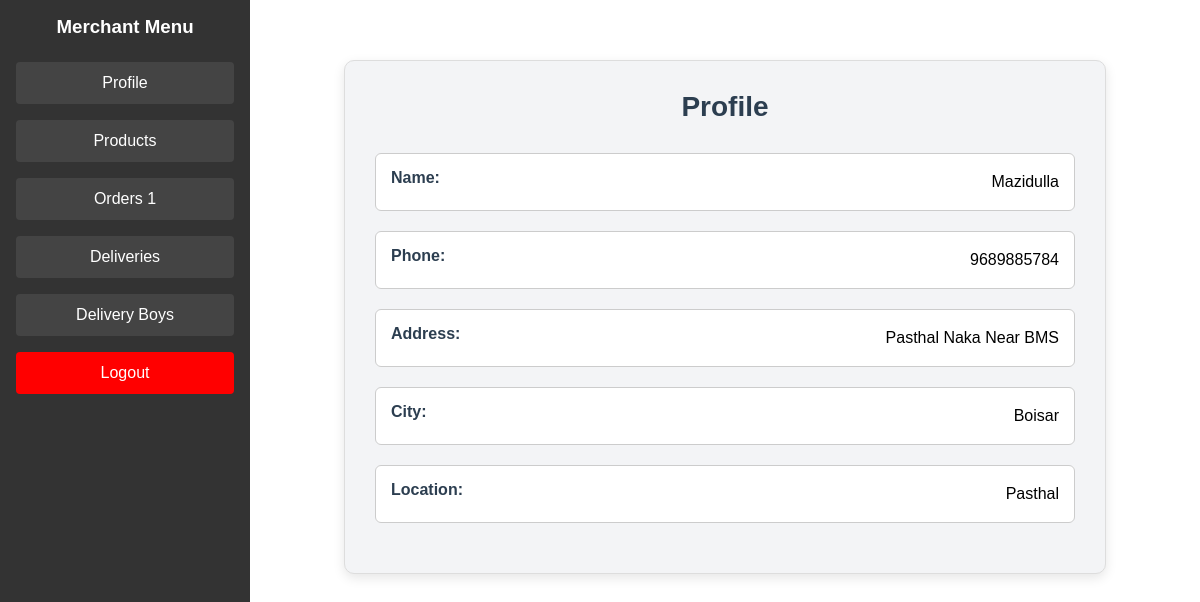
The page /admin/profile (signed in) on the database its author committed.
### tables this page shows
CREATE TABLE merchants (
    id INTEGER PRIMARY KEY AUTOINCREMENT,
    owner_name TEXT NOT NULL,
    phone TEXT NOT NULL,
    address TEXT NOT NULL,
    shop_name TEXT NOT NULL,
    password TEXT NOT NULL
, city TEXT, location TEXT);

### routes/admin.py (the view)
@admin_bp.route('/profile')
def profile():
    if 'admin_name' in session:
        conn = get_db_connection()
        cursor = conn.cursor()
        cursor.execute('SELECT * FROM merchants where owner_name=?',(session['admin_name'],))
        admin = cursor.fetchall()
    return render_template('admin/admin_profile.html',admin=admin,count=in_process_count())

### routes/admin.py (called while the page is built)
def get_db_connection():
    conn = sqlite3.connect('ecommerce.db')
    conn.row_factory = sqlite3.Row
    return conn

def in_process_count():
    conn = get_db_connection()
    cursor = conn.cursor()
    cursor.execute('SELECT count(*) FROM orders WHERE status = ? and owner_name = ?', ('Received',session['admin_name']))
    count = cursor.fetchone()[0]
    return count

### templates/admin/admin_profile.html (shortened to what this page needs)
{% extends "admin/admin_base.html" %}
{% block content %}
<div class="profile-container">
    <h1>Profile</h1>
    {% for admin in admin %}
    <div class="profile-item">
        <label>Name</label>
        <div class="profile-info">{{ admin['owner_name'] }}</div>
    </div>
    <div class="profile-item">
        <label>Phone</label>
        <div class="profile-info">{{ admin['phone'] }}</div>
    </div>
    <div class="profile-item">
        <label>Address</label>
        <div class="profile-info">{{ admin['address'] }}</div>
    </div>
    <div class="profile-item">
        <label>City</label>
        <div class="profile-info">{{ admin['city'] }}</div>
    </div>
    <div class="profile-item">
        <label>Location</label>
        <div class="profile-info">{{ admin['location'] }}</div>
    </div>
    {% endfor %}
</div>
{% endblock %}

### static/css/styles.css (style rules this page uses)
body { font-family: Arial, sans-serif; background-color: #f4f4f4; display: flex; justify-content: center; align-items: center; height: 100vh; margin: 0; }
.content h1 { margin-top: 0; }
label { display: block; margin-bottom: 0.5rem; color: #555; }
label { margin-bottom: 0.5rem; color: #555; }
.profile-container { max-width: 700px; margin: 40px auto; padding: 30px; border: 1px solid #ddd; border-radius: 10px; background-color: #f3f4f6; box-shadow: 0 4px 12px rgba(0, 0, 0, 0.1); font-family: 'Arial', sans-serif; }
.profile-container h1 { text-align: center; color: #2c3e50; margin-bottom: 30px; font-size: 28px; }
.profile-item { margin-bottom: 20px; padding: 15px; border: 1px solid #ccc; border-radius: 6px; background-color: #fff; display: flex; justify-content: space-between; align-items: center; transition: background-color 0.3s ease; }
.profile-item label { font-weight: 600; color: #2c3e50; font-size: 16px; }
.profile-info { text-align: right; flex: 1; margin-left: 20px; }
.profile-item label::after { content: ":"; }

### rows shown on the page
merchants: owner_name "Mazidulla", phone "9689885784", address "Pasthal Naka Near BMS", city "Boisar", location "Pasthal"

### other values the page prints
{{ count }} "1"
